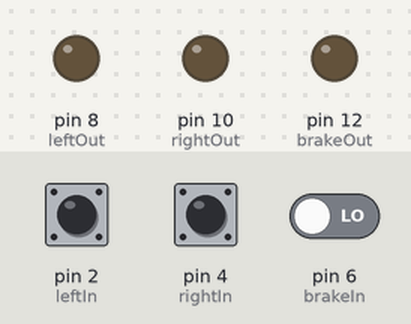
Bench run of a sketch on a simulated Arduino Uno, built with avr-gcc and run on an emulated ATmega328P. On the bench: output pins drawn as LEDs (lit = HIGH). Dashed ring = blinking. The test bench sets the inputs (shaded band); at power-on: pin 2 (leftIn) LOW, pin 4 (rightIn) LOW, pin 6 (brakeIn) LOW.

Above: at 1.2 s.
1.3 s: pin 2 (leftIn) pulled HIGH for 1 s
At 1.37 s:
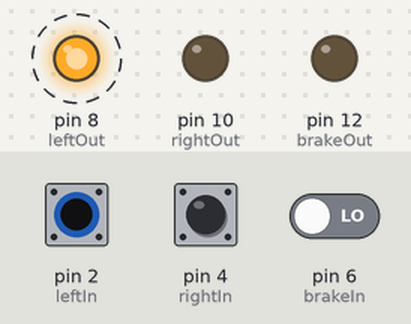
4.3 s: pin 4 (rightIn) pulled HIGH for 3.2 s
At 4.37 s:
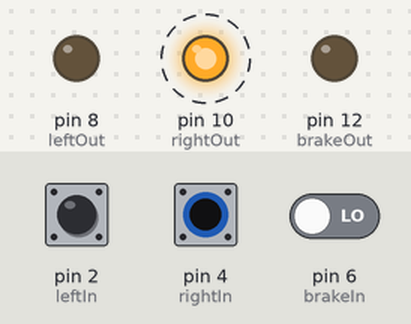
9.0 s: pin 6 (brakeIn) driven HIGH
At 9.3 s:
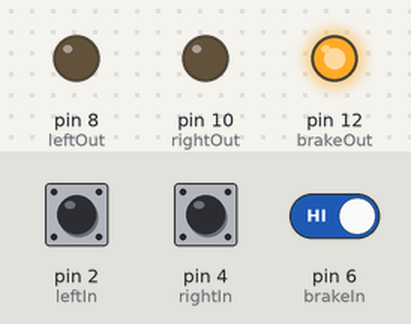
10.5 s: pin 2 (leftIn) pulled HIGH for 0.15 s
At 10.72 s:
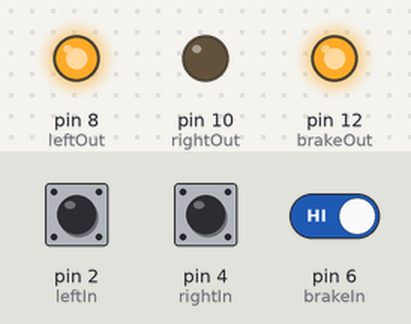
12.2 s: pin 4 (rightIn) pulled HIGH for 0.15 s
At 12.27 s:
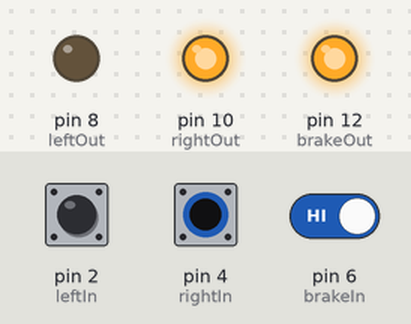
13.8 s: pin 2 (leftIn) pulled HIGH for 3.2 s
At 14.02 s:
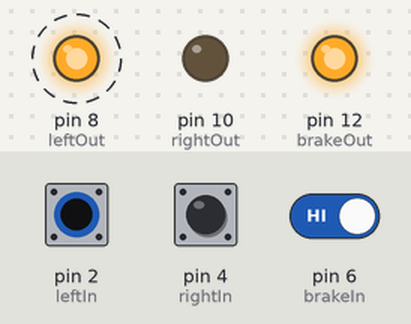
Timing chart, 0 to 18.6 s (numbered marks = the images above; inputs shaded):
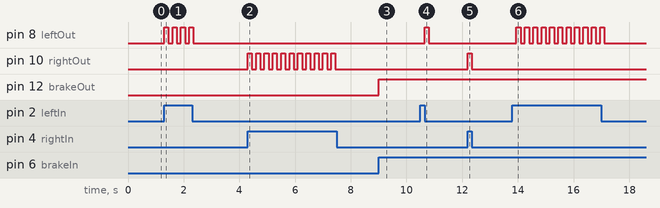

Measured:
- after the input at 1.3 s, pin 8 (leftOut): alternates HIGH for 0.15 s and LOW for 0.15 s, 8 changes in all, then stays LOW, starting at once
- after the input at 4.3 s, pin 10 (rightOut): alternates HIGH for 0.15 s and LOW for 0.15 s, 22 changes in all, then stays LOW, starting at once
- after the input at 9.0 s, pin 12 (brakeOut): LOW → HIGH at once
- after the input at 10.5 s, pin 8 (leftOut): LOW → HIGH after 0.15 s, → LOW 0.15 s later
- after the input at 12.2 s, pin 10 (rightOut): LOW → HIGH at once, → LOW 0.15 s later
- after the input at 13.8 s, pin 8 (leftOut): alternates HIGH for 0.15 s and LOW for 0.15 s, 22 changes in all, then stays LOW, starting after 0.15 s

The sketch:

Signal_Tests_Basic.ino
```cpp
const int leftIn = 2;
const int rightIn = 4;
const int brakeIn = 6;

const int leftOut = 8;
const int rightOut = 10;
const int brakeOut = 12;

int LEFT;
int RIGHT;
int BRAKE;

int leftState;
int rightState;

unsigned long previousMillisLeft = 0;
unsigned long previousMillisRight = 0;

const long interval = 150;

void setup()
{
  Serial.begin(9600);

  pinMode(leftIn, INPUT);
  pinMode(rightIn, INPUT);
  pinMode(brakeIn, INPUT);

  pinMode(leftOut, OUTPUT);
  pinMode(rightOut, OUTPUT);
  pinMode(brakeOut, OUTPUT);
}

void loop()
{
  unsigned long currentMillis = millis();

  LEFT = digitalRead(leftIn);
  RIGHT = digitalRead(rightIn);
  BRAKE = digitalRead(brakeIn);

  // BRAKE SIGNAL
  if (BRAKE == HIGH)
  {
    digitalWrite(brakeOut, HIGH);
  }
  else
  {
    digitalWrite(brakeOut, LOW);
  }

  // LEFT SIGNAL
  if ( (currentMillis - previousMillisLeft >= interval) && (LEFT == HIGH) )
  {
    previousMillisLeft = currentMillis;

    if (leftState == LOW)
    {
      leftState = HIGH;
    }
    else
    {
      leftState = LOW;
    }
  digitalWrite(leftOut, leftState);
  }
  else if ( (currentMillis - previousMillisLeft >= interval) && (LEFT == LOW) )
  {
    digitalWrite(leftOut, LOW);
  }

  // RIGHT SIGNAL
  if ( (currentMillis - previousMillisRight >= interval) && (RIGHT == HIGH) )
  {
    previousMillisRight = currentMillis;

    if (rightState == LOW)
    {
      rightState = HIGH;
    }
    else
    {
      rightState = LOW;
    }
    digitalWrite(rightOut, rightState);
  }
  else if ( (currentMillis - previousMillisRight >= interval) && (RIGHT == LOW) )
  {
    digitalWrite(rightOut, LOW);
  }
}
```
